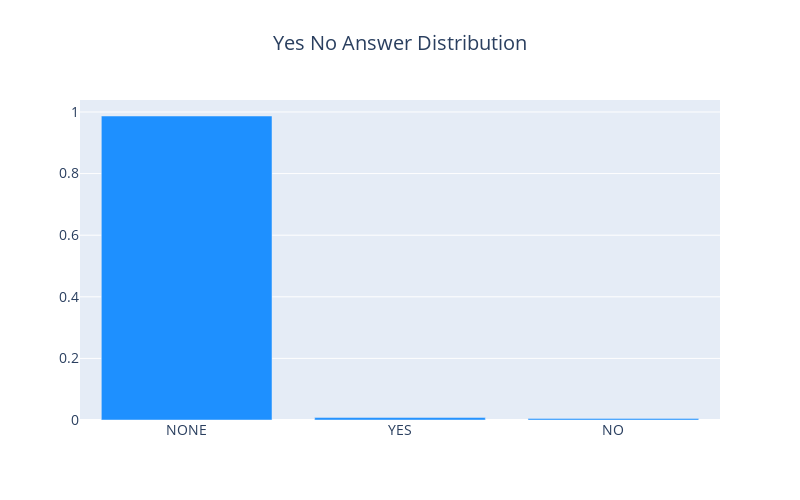

Write notebook code for a chart like this one.
### Markdown cell above
* Now that we understand the main logic let's check the distributions of our target variable. Remeber that our test it's going to expand to 692 rows because for each question we need to answer the long and short answer.

# Target Variable Exploration

### Code cell
yes_no_answer = []
for i in range(len(train)):
    yes_no_answer.append(train['annotations'][i][0]['yes_no_answer'])
yes_no_answer = pd.DataFrame({'yes_no_answer': yes_no_answer})
    
def bar_plot(df, column, title, width, height, n, get_count = True):
    if get_count == True:
        cnt_srs = df[column].value_counts(normalize = True)[:n]
    else:
        cnt_srs = df
        
    trace = go.Bar(
        x = cnt_srs.index,
        y = cnt_srs.values,
        marker = dict(
            color = '#1E90FF',
        ),
    )

    layout = go.Layout(
        title = go.layout.Title(
            text = title,
            x = 0.5
        ),
        font = dict(size = 14),
        width = width,
        height = height,
    )

    data = [trace]
    fig = go.Figure(data = data, layout = layout)
    py.iplot(fig, filename = 'bar_plot')
bar_plot(yes_no_answer, 'yes_no_answer', 'Yes No Answer Distribution', 800, 500, 3)

### Figure 1 — Plotly figure (JSON) as saved in the notebook; plotly's stock layout.template omitted (floating-point values rounded to 4 significant figures)
{"data": [{"marker": {"color": "#1E90FF"}, "type": "bar", "x": ["NONE", "YES", "NO"], "y": [0.987, 0.007833, 0.0052]}], "layout": {"font": {"size": 14}, "height": 500, "title": {"text": "Yes No Answer Distribution", "x": 0.5}, "width": 800}}
